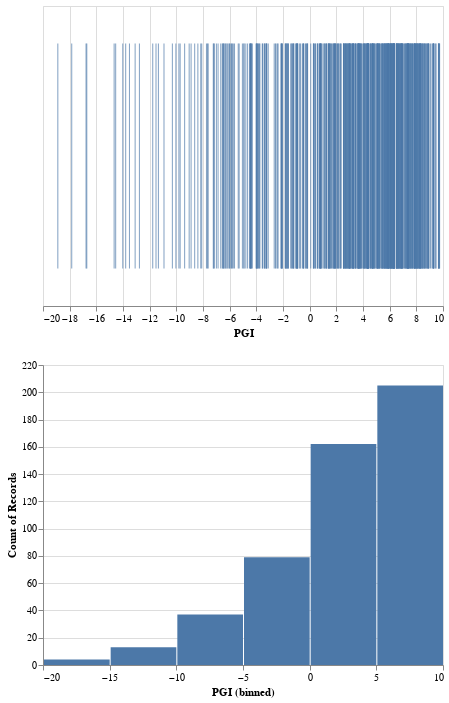

Here is the notebook cell this chart was saved with:
### Code cell
import altair as alt
p1 = alt.Chart(s).mark_tick().encode(
    x='PGI:Q',
)
p2 = alt.Chart(s).mark_bar().encode(
    alt.X('PGI:Q', bin=True),
    y='count()'
)
p1 & p2

### Figure 1 — Vega-Lite specification as saved in the notebook (floating-point values rounded to 4 significant figures; data arrays with more than 128 entries replaced by an {"elided": "..."} marker saying what was removed)
{"$schema": "https://vega.github.io/schema/vega-lite/v3.4.0.json", "config": {"mark": {"tooltip": null}, "view": {"height": 300, "width": 400}}, "data": {"name": "data-58f1866794e15fda4f9eaadbfa2590ce"}, "datasets": {"data-58f1866794e15fda4f9eaadbfa2590ce": {"elided": "500 records"}}, "vconcat": [{"encoding": {"x": {"field": "PGI", "type": "quantitative"}}, "mark": "tick"}, {"encoding": {"x": {"bin": true, "field": "PGI", "type": "quantitative"}, "y": {"aggregate": "count", "type": "quantitative"}}, "mark": "bar"}]}
